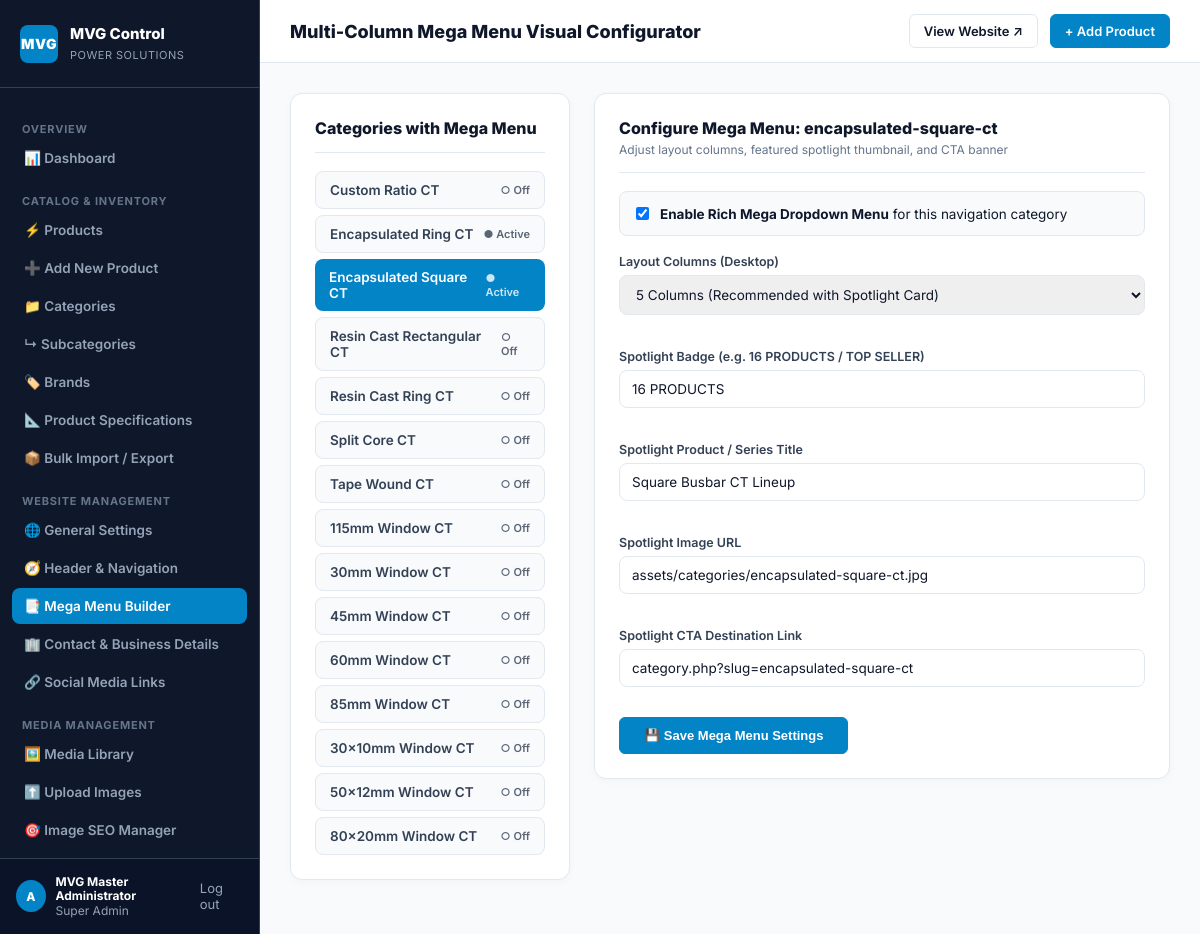
Page /MVG/admin/mega_menu.php (signed in) on the committed database.
### tables this page shows
CREATE TABLE `categories` (
  `id` INT UNSIGNED AUTO_INCREMENT PRIMARY KEY,
  `parent_id` INT UNSIGNED DEFAULT 0,
  `name` VARCHAR(150) NOT NULL,
  `slug` VARCHAR(150) NOT NULL UNIQUE,
  `description` TEXT NULL,
  `image` VARCHAR(255) DEFAULT 'assets/categories/encapsulated-ring-ct.jpg',
  `sort_order` INT DEFAULT 0,
  `status` ENUM('active', 'inactive') DEFAULT 'active',
  `created_at` TIMESTAMP DEFAULT CURRENT_TIMESTAMP,
  INDEX (`parent_id`),
  INDEX (`slug`)
);

### MVG/config/db.php (called while the page is built, shortened)
<?php
class Database {
    private static $host = '127.0.0.1';
    private static $db   = 'mvg_db';
    private static $user = 'root';
    private static $pass = '';
    private static $charset = 'utf8mb4';
    private static $pdo = null;
    public static function getConnection() {
        if (self::$pdo === null) {
            $dsn = "mysql:host=" . self::$host . ";dbname=" . self::$db . ";charset=" . self::$charset;
            $options = [
                PDO::ATTR_ERRMODE            => PDO::ERRMODE_EXCEPTION,
                PDO::ATTR_DEFAULT_FETCH_MODE => PDO::FETCH_ASSOC,
                PDO::ATTR_EMULATE_PREPARES   => false,
            ];
            try {
                self::$pdo = new PDO($dsn, self::$user, self::$pass, $options);
            } catch (PDOException $e) {
                self::$pdo = null;
            }
        }
        return self::$pdo;
    }
    public static function getCategories() {
        $pdo = self::getConnection();
        if ($pdo) {
            try {
                $stmt = $pdo->query("SELECT * FROM categories ORDER BY parent_id ASC, name ASC");
                $rows = $stmt->fetchAll();
                if ($rows) return $rows;
            } catch (Exception $e) {}
        }
        return [];
    }
}

### MVG/admin/mega_menu.php (the view, shortened to what this page needs)
<?php
require_once __DIR__ . '/../config/db.php';
$megaFile = __DIR__ . '/../data/mega_menu.json';
$allCategories = Database::getCategories();
$parentCats = array_filter($allCategories, function($c) {
    return intval($c['parent'] ?? 0) === 0;
});
$megaConfig = file_exists($megaFile) ? (json_decode(file_get_contents($megaFile), true) ?: []) : [
    'encapsulated-square-ct' => [
        'enabled'        => true,
        'columns'        => 5,
        'featured_title' => 'Square Busbar CT Lineup',
        'featured_badge' => '16 PRODUCTS',
        'featured_image' => 'assets/categories/encapsulated-square-ct.jpg',
        'featured_link'  => 'category.php?slug=encapsulated-square-ct'
    ],
    'encapsulated-ring-ct' => [
        'enabled'        => true,
        'columns'        => 5,
        'featured_title' => 'Ring Metering CT Range',
        'featured_badge' => '24 PRODUCTS',
        'featured_image' => 'assets/categories/encapsulated-ring-ct.jpg',
        'featured_link'  => 'category.php?slug=encapsulated-ring-ct'
    ]
];
$selectedSlug = $_GET['cat'] ?? 'encapsulated-square-ct';
$currConfig = $megaConfig[$selectedSlug] ?? [
    'enabled'        => true,
    'columns'        => 4,
    'featured_title' => 'Featured Lineup',
    'featured_badge' => 'HOT SELLER',
    'featured_image' => 'assets/categories/encapsulated-ring-ct.jpg',
    'featured_link'  => 'category.php?slug=' . $selectedSlug
];
include __DIR__ . '/header.php';
?>
<div style="display: grid; grid-template-columns: 280px 1fr; gap: 24px; align-items: start;">
  <div class="card">
    <div class="card-header">
      <h2 class="card-title">Categories with Mega Menu</h2>
    </div>
    <div style="display: flex; flex-direction: column; gap: 6px;">
      <?php foreach ($parentCats as $p): ?>
        <?php $isSel = ($p['slug'] === $selectedSlug); ?>
        <a href="mega_menu.php?cat=<?php echo htmlspecialchars($p['slug']); ?>"
           style="display: flex; align-items: center; justify-content: space-between; padding: 10px 14px; border-radius: 8px; text-decoration: none; font-size: 13.5px; font-weight: 600; <?php echo $isSel ? 'background: var(--primary); color: #fff;' : 'background: #F8FAFC; color: #334155; border: 1px solid var(--border);'; ?>">
          <span><?php echo htmlspecialchars($p['name']); ?></span>
          <span style="font-size: 11px; opacity: 0.8;"><?php echo !empty($megaConfig[$p['slug']]['enabled']) ? '● Active' : '○ Off'; ?></span>
        </a>
      <?php endforeach; ?>
    </div>
  </div>
  <div class="card">
    <div class="card-header">
      <div>
        <h2 class="card-title">Configure Mega Menu: <?php echo htmlspecialchars($selectedSlug); ?></h2>
        <span style="font-size: 12px; color: var(--text-muted);">Adjust layout columns, featured spotlight thumbnail, and CTA banner</span>
      </div>
    </div>
    <form method="POST" action="">
      <div style="margin-bottom: 18px; padding: 12px; background: #F8FAFC; border-radius: 8px; border: 1px solid var(--border);">
        <label style="display: flex; align-items: center; gap: 8px; font-size: 13.5px; cursor: pointer;">
          <input type="checkbox" name="enabled" value="1" <?php echo !empty($currConfig['enabled']) ? 'checked' : ''; ?>>
          <span><strong>Enable Rich Mega Dropdown Menu</strong> for this navigation category</span>
        </label>
      </div>
      <div class="form-grid">
        <div class="form-group">
          <label>Layout Columns (Desktop)</label>
          <select name="columns" class="form-control">
            <option value="5" <?php echo ($currConfig['columns'] == 5) ? 'selected' : ''; ?>>5 Columns (Recommended with Spotlight Card)</option>
          </select>
        </div>
        <div class="form-group">
          <label>Spotlight Badge (e.g. 16 PRODUCTS / TOP SELLER)</label>
          <input type="text" name="featured_badge" class="form-control" value="<?php echo htmlspecialchars($currConfig['featured_badge'] ?? ''); ?>">
        </div>
        <div class="form-group" style="grid-column: 1 / -1;">
          <label>Spotlight Product / Series Title</label>
          <input type="text" name="featured_title" class="form-control" value="<?php echo htmlspecialchars($currConfig['featured_title'] ?? ''); ?>">
        </div>
        <div class="form-group">
          <label>Spotlight Image URL</label>
          <input type="text" name="featured_image" class="form-control" value="<?php echo htmlspecialchars($currConfig['featured_image'] ?? ''); ?>">
        </div>
        <div class="form-group">
          <label>Spotlight CTA Destination Link</label>
          <input type="text" name="featured_link" class="form-control" value="<?php echo htmlspecialchars($currConfig['featured_link'] ?? ''); ?>">
        </div>
      </div>
      <button type="submit" class="btn-topbar btn-topbar-primary" style="margin-top: 14px; padding: 10px 24px;">
        💾 Save Mega Menu Settings
      </button>
    </form>
  </div>
</div>
<?php include __DIR__ . '/footer.php'; ?>

### MVG/admin/header.php (style rules this page uses)
:root { --sidebar-w: 260px; --navy: #0F172A; --navy-light: #1E293B; --border: #E2E8F0; --border-dark: #334155; --primary: #0284C7; --primary-hover: #0369A1; --text: #0F172A; --text-muted: #64748B; --bg: #F8FAFC; --white: #FFFFFF; --green: #10B981; --amber: #F59E0B; --red: #EF4444; }
* { box-sizing: border-box; }
body { margin: 0; font-family: 'Inter', -apple-system, BlinkMacSystemFont, sans-serif; background: var(--bg); color: var(--text); display: flex; min-height: 100vh; }
.btn-topbar { display: inline-flex; align-items: center; gap: 6px; padding: 8px 14px; font-size: 13px; font-weight: 600; border-radius: 6px; text-decoration: none; border: 1px solid var(--border); background: #fff; color: var(--text); cursor: pointer; }
.btn-topbar-primary { background: var(--primary); border-color: var(--primary); color: #fff; }
.card { background: var(--white); border: 1px solid var(--border); border-radius: 12px; padding: 24px; margin-bottom: 24px; box-shadow: 0 2px 8px rgba(15, 23, 42, 0.03); }
.card-header { display: flex; align-items: center; justify-content: space-between; margin-bottom: 18px; padding-bottom: 14px; border-bottom: 1px solid var(--border); flex-wrap: wrap; gap: 12px; }
.card-title { font-size: 16px; font-weight: 800; margin: 0; }
.form-grid { display: grid; grid-template-columns: repeat(auto-fit, minmax(280px, 1fr)); gap: 18px; }
.form-group { margin-bottom: 16px; }
.form-group label { display: block; font-size: 12.5px; font-weight: 600; color: #334155; margin-bottom: 6px; }
.form-control { width: 100%; padding: 10px 12px; border: 1px solid var(--border); border-radius: 8px; font-family: inherit; font-size: 13.5px; color: var(--text); }

### rows in the picture
categories: name "Custom Ratio CT", slug "○ Off"
categories: name "Encapsulated Ring CT", shows "● Active"
categories: name "Encapsulated Square CT", shows "● Active"
categories: name "Resin Cast Rectangular CT", shows "○ Off"
categories: name "Resin Cast Ring CT", shows "○ Off"
categories: name "Split Core CT", slug "○ Off"
categories: name "Tape Wound CT", slug "○ Off"
categories: name "115mm Window CT", slug "○ Off"
categories: name "30mm Window CT", slug "○ Off"
categories: name "45mm Window CT", slug "○ Off"
categories: name "60mm Window CT", slug "○ Off"
categories: name "85mm Window CT", slug "○ Off"
categories: name "30x10mm Window CT", shows "○ Off"
categories: name "50x12mm Window CT", shows "○ Off"
categories: name "80x20mm Window CT", shows "○ Off"

### other values in the picture
$currentAdmin['name'] "MVG Master Administrator"
$adminHeading "Multi-Column Mega Menu Visual Configurator"
$selectedSlug "encapsulated-square-ct"
